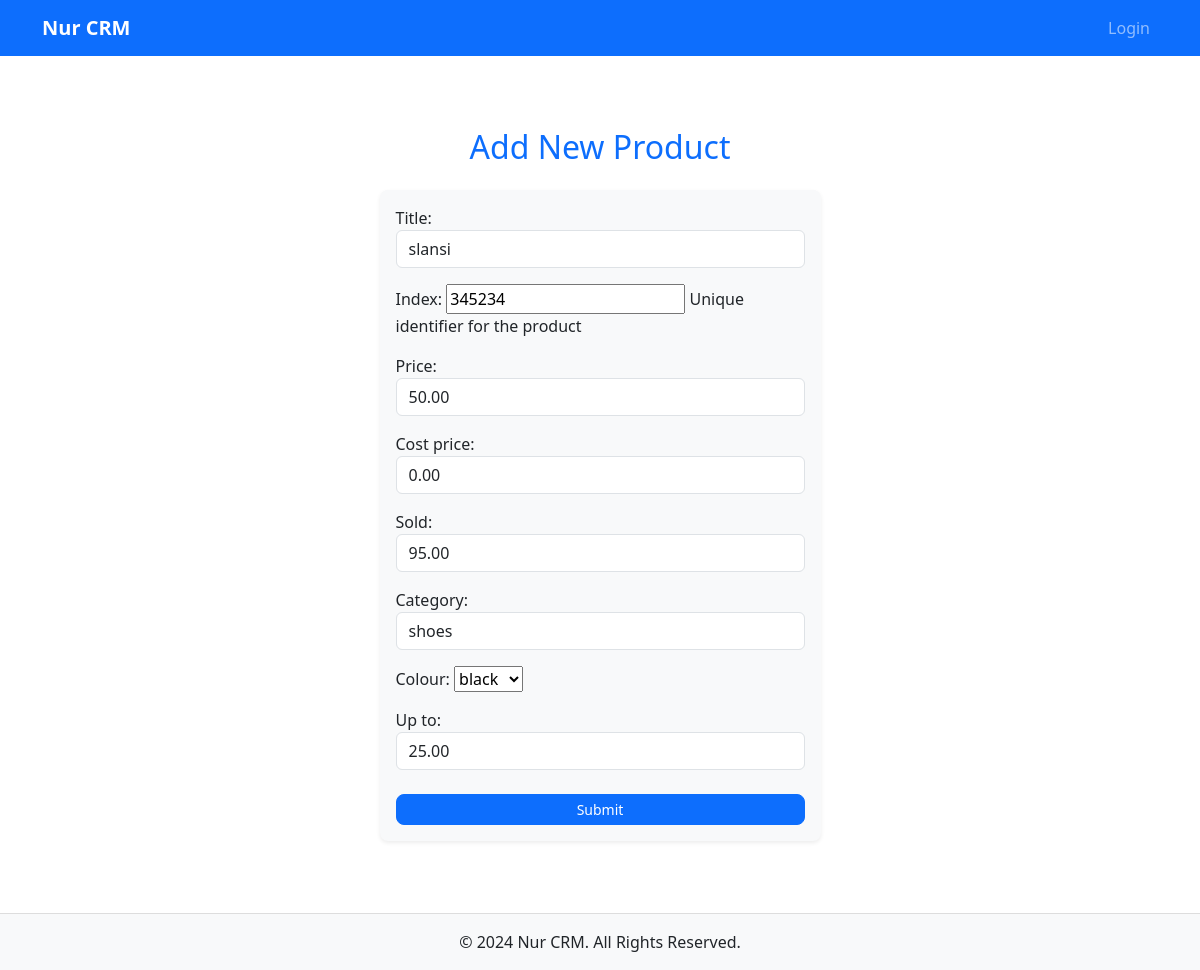
/nur/product/update/5/, run on the app's committed database.
### Nur/models.py (models this page shows, shortened)
class Product(models.Model):
    user = models.ForeignKey("Nur.CustomUser", on_delete=models.CASCADE)
    category = models.ForeignKey("Nur.Category", on_delete=models.CASCADE, related_name="products")
    title = models.CharField(max_length=50, null=True, blank=True)
    index = models.CharField(max_length=50, unique=True, db_index=True, help_text="Unique identifier for the product")
    colour = models.ForeignKey("Nur.Colour", on_delete=models.CASCADE, related_name="products")
    price = models.DecimalField(max_digits=15, decimal_places=2, help_text="Current product price")
    cost_price = models.DecimalField(max_digits=15, decimal_places=2, help_text="Product cost price")  # Add this field
    up_to = models.DecimalField(max_digits=15, decimal_places=2, validators=[MinValueValidator(0)], help_text="Maximum quantity available")
    sold = models.DecimalField(max_digits=15, decimal_places=2, validators=[MinValueValidator(0)], help_text="Total quantity sold")
    created_at = models.DateTimeField(auto_now_add=True)
    updated_at = models.DateTimeField(auto_now=True)
    is_active = models.BooleanField(default=True)

### Nur/views.py (the view)
# urls.py: path('product/update/<int:pk>/', product_update_view, name='product-update'),
def product_update_view(request, pk):
    product = get_object_or_404(Product, pk=pk)
    if request.method == 'POST' or request.POST.get('_method') == 'PUT':
        form = ProductForm(request.POST, instance=product)
        if form.is_valid():
            form.save()
            return redirect('product-list')
        else:
            return render(request, 'products/product_form.html', {'form': form, 'product': product})
    else:
        form = ProductForm(instance=product)
    return render(request, 'products/product_form.html', {'form': form, 'product': product})

### Nur/forms.py
class ProductForm(forms.ModelForm):
    class Meta:
        model = Product
        fields = ['title', 'index', 'price', 'cost_price', 'sold', 'category', 'colour', 'up_to', 'user']
    title = forms.CharField(widget=forms.TextInput(attrs={'class': 'form-control'}))
    category = forms.ModelChoiceField(queryset=Category.objects.all(), widget=forms.Select(attrs={'class': 'form-control'}))
    price = forms.DecimalField(widget=forms.NumberInput(attrs={'class': 'form-control'}))
    cost_price = forms.DecimalField(widget=forms.NumberInput(attrs={'class': 'form-control'}))
    sold = forms.IntegerField(widget=forms.NumberInput(attrs={'class': 'form-control'}))
    up_to = forms.IntegerField(widget=forms.NumberInput(attrs={'class': 'form-control'}))
    user = forms.ModelChoiceField(queryset=CustomUser.objects.all(), widget=forms.HiddenInput(), required=False)

### Nur/models.py (called while the page is built)
    def __str__(self):
        return self.name

    def __str__(self):
        return self.name

### templates/products/product_form.html (shortened to what this page needs)
{% extends "main/base.html" %}
{% block content %}
<div class="container my-5">
    <h2 class="text-center mb-4 text-primary">Add New Product</h2>
    <div class="row justify-content-center">
        <div class="col-md-6 col-lg-5">
            <form method="post" class="needs-validation shadow-sm p-3 rounded-3 bg-light" novalidate>
                {{ form.as_p }}
                <div class="form-group text-center mt-4">
                    <button type="submit" class="btn btn-primary btn-sm w-100 rounded-3">Submit</button>
                </div>
            </form>
        </div>
    </div>
</div>
{% endblock %}

### templates/main/base.html (style rules this page uses)
body { padding-top: 56px; min-height: 100vh; display: flex; flex-direction: column; }

### data on the page
Product: title "slansi", index "345234", price "50.00", cost_price "0.00", sold "95.00", category "shoes", colour "black", up_to "25.00"
